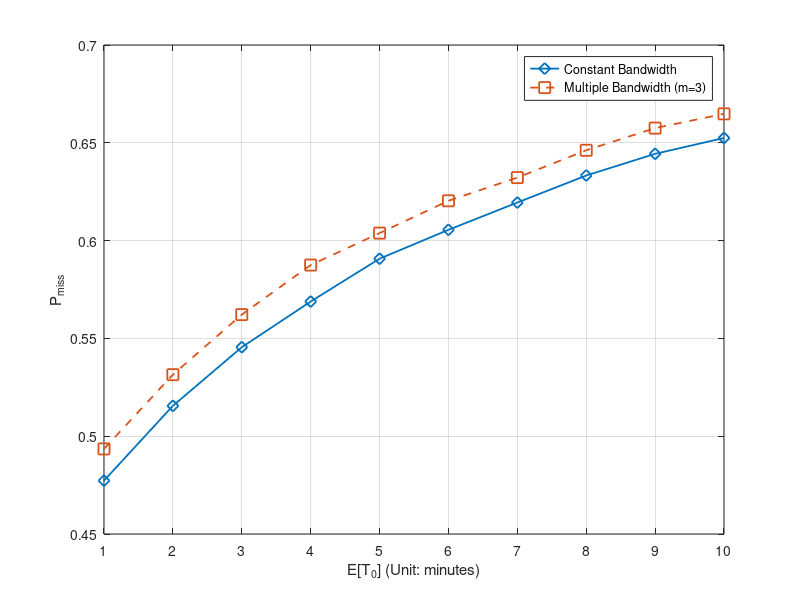

Source code (MATLAB):
%% Minutes
x_label =[1 2 3 4 5 6 7 8 9 10];



%% for DeadlinMissRatio

%Miss ratio
y_11 = [0.47729	0.51554	0.54549	0.56884	0.59075	0.60551	0.61945	0.63328	0.64436	0.65246];
y_12 = [0.4935	0.53146	0.56217	0.58749	0.60383	0.62036	0.6322	0.64618	0.65752	0.6648];


%0.43079	0.47158	0.50343	0.52734	0.55025	0.56773	0.57996	0.5953	0.60966	0.61557
%0.4757	0.50948	0.54084	0.55983	0.58212	0.59472	0.60823	0.62398	0.63417	0.64129
%0.46434	0.52215	0.56351	0.58801	0.61184	0.62752	0.64463	0.6578	0.66657	0.67299
%0.50752	0.56043	0.58743	0.61604	0.63392	0.65136	0.66277	0.67683	0.68383	0.68976

%y_13 = [0.5065	0.55716	0.58852	0.6148	0.63672	0.6507	0.66378	0.67319	0.68391	0.69123];
%y_14 = [0.432	0.47088	0.4963	0.51284	0.5245	0.5316	0.54176	0.55268	0.55506	0.56238];

%E[V_O]
%y_11 = [87.050426	72.075646	61.541684	54.692171	48.394007	44.328843	40.36602	36.77984	34.432712	32.37976];
%y_12 = [75.07826	61.542643	53.980716	46.841333	42.10075	37.740688	34.88633	31.296136	29.252278	27.612227];

%96.730277	85.928308	77.474921	71.335122	65.473111	60.414618	57.211962	53.3141	49.657103	47.866655
%84.466408	75.300321	67.421111	61.66977	56.556826	52.831158	49.589095	45.432838	43.076313	40.657046
%87.050426	72.075646	61.541684	54.692171	48.394007	44.328843	40.36602	36.77984	34.432712	32.37976
%75.07826	61.542643	53.980716	46.841333	42.10075	37.740688	34.88633	31.296136	29.252278	27.612227


%y_13 = [75.546262	62.366806	53.905533	47.036985	41.424474	37.960659	34.58203	32.233384	29.460747	27.402707];
%y_14 = [42.255999	34.354196	29.796815	26.425294	23.72836	21.448916	19.960341	17.817315	16.867355	15.336617];


%E[V_D]
%y_11 = [145.219254	137.222289	131.621156	128.381734	125.232496	123.06326	120.992066	118.924244	117.73331	116.728808];
%y_12 = [138.689846	131.427642	128.048604	123.946425	121.74321	119.385171	118.084649	116.138044	115.010001	114.319849];

%150.638606	144.895604	140.552227	137.133328	134.093031	131.502322	130.021891	128.056497	125.75884	124.964245
%144.200259	139.493788	135.123594	132.276575	129.477598	127.681112	125.873518	123.673734	122.390942	121.255805
%145.219254	137.222289	131.621156	128.381734	125.232496	123.06326	120.992066	118.924244	117.73331	116.728808
%138.689846	131.427642	128.048604	123.946425	121.74321	119.385171	118.084649	116.138044	115.010001	114.319849

%y_13 = [138.926542	132.0283	127.993496	124.398595	121.380195	119.677288	118.031818	116.450518	115.229216	114.225537];
%y_14 = [95.839995	92.910963	91.229952	89.829139	88.893638	88.690399	87.838165	86.993613	86.842999	86.362248];


i = i+1;
figure(i)

plot(x_label,y_11,'-d', 'MarkerSize',8, 'LineWidth',1.3)
hold on
plot(x_label,y_12,'--s', 'MarkerSize',8, 'LineWidth',1.3)
hold on
%plot(x_label,y_13,'--d', 'MarkerSize',8, 'LineWidth',1.3)
%hold on
%plot(x_label,y_14,'--o', 'MarkerSize',8, 'LineWidth',1.3)
%hold on


ylabel('P_{miss}')
%ylabel('E[V_0]: MB')
%ylabel('E[V_D]: MB')
xlabel('E[T_0] (Unit: minutes)')


xticklabels({'1','2','3','4','5','6','7','8','9','10'});

												
xlim([1, 10]);


set(gca, 'XTick', x_label);
%set(gca,'xticklabel',num2str(get(gca,'XTick')','%.4f'))
%legend({'F=200','F=500','F=1000'},'NumColumns',1);
%legend({'r_2=r_1 (Constant Bandwidth)','r_2=2r_1(Multiple Bandwidth)','r_2=3r_1(Multiple Bandwidth)','r_2=4r_1(Multiple Bandwidth)'},'NumColumns',1);
legend({'Constant Bandwidth','Multiple Bandwidth (m=3)'},'NumColumns',1);
%legend({'Constant Bandwidth','Multiple Bandwidth (m=2)','Multiple Bandwidth (m=3)'},'NumColumns',1);

hold off;
grid on;
